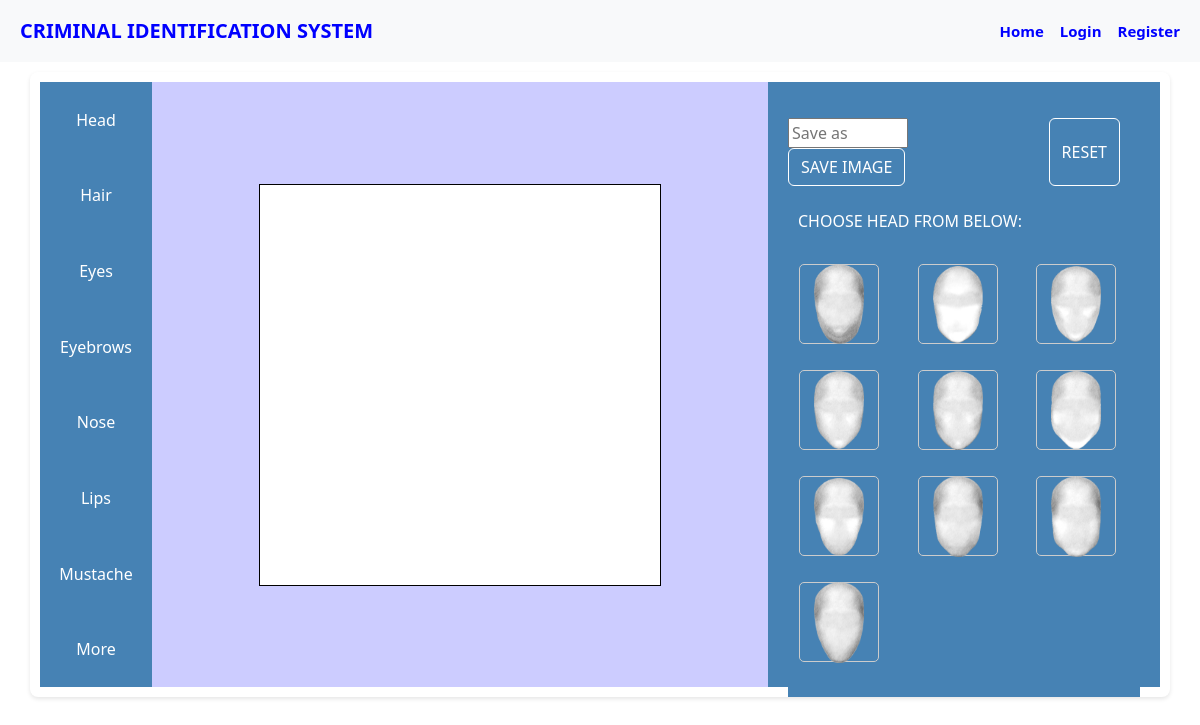
/features/head/, run on the app's committed database.
### FaceRecognition/models.py (models this page shows, shortened)
class Feature(models.Model):
    name = models.CharField(max_length=250, unique=True)
    slug = models.SlugField(max_length=250, unique=True)
    class Meta:
        ordering=('name',)
        verbose_name='feature'
        verbose_name_plural='features'

class FeatureOption(models.Model):
    feature = models.ForeignKey(Feature, on_delete=models.CASCADE)
    image = models.ImageField(upload_to='feature_options/')

### FaceRecognition/views.py (the view)
# urls.py: path('features/<slug:feature_slug>/', views.feature_detail, name='feature_detail'),
def feature_detail(request, feature_slug):
    feature = Feature.objects.get(slug=feature_slug)
    feature_options = FeatureOption.objects.filter(feature=feature)
    return render(request, 'sketch_interface.html', {'feature_options': feature_options,'feature':feature})

### templates/sketch_interface.html (shortened to what this page needs)
{% load static %}
<!DOCTYPE html>
<html lang="en">
<head>
    <link href="{% static 'css/bootstrap.min.css' %}" rel="stylesheet">
    <link rel="stylesheet" href="{%static 'css/style.css' %}">
</head>
<body>
{% include 'navbar.html' %}
<div class="container">
    <div class="narrow-section">
        <p><a href="{% url 'feature_detail' 'head' %}" style="color: white; text-decoration: none;">Head</a></p>
        <p><a href="{% url 'feature_detail' 'hair' %}" style="color: white; text-decoration: none;">Hair</a></p>
        <p><a href="{% url 'feature_detail' 'eyes' %}" style="color: white; text-decoration: none;">Eyes</a></p>
        <p><a href="{% url 'feature_detail' 'eyebrows' %}" style="color: white; text-decoration: none;">Eyebrows</a></p>
        <p><a href="{% url 'feature_detail' 'nose' %}" style="color: white; text-decoration: none;">Nose</a></p>
        <p><a href="{% url 'feature_detail' 'lips' %}" style="color: white; text-decoration: none;">Lips</a></p>
        <p><a href="{% url 'feature_detail' 'mustache' %}" style="color: white; text-decoration: none;">Mustache</a></p>
        <p><a href="{% url 'feature_detail' 'more' %}" style="color: white; text-decoration: none;">More</a></p>
    </div>
    <div class="middle-section">
        <canvas id="sketch-canvas" width="400" height="400"  ondrop="drop(event)" ondragover="allowDrop(event)">
        </canvas><br>
    </div>
    <div class="wide-section">
        <div class="d-flex justify-content-center mt-3">
            <form id="save-image-form" method="post" action="{% url 'save_image' %}">
                <input type="text" name="image_name" id="image-name" placeholder="Save as" style="width: 120px;">
            <button type="button" class="btn btn-primary custom-btn mr-4" onclick="saveImage()">SAVE IMAGE</button>
            </form>
            <button id="reset-button" class="btn btn-danger custom-btn mr-4">RESET</button>
        </div>
        {% if feature_options %}
        <div class="container-fluid mt-3 wide-container">
            <div class="row">
                <div class="col-12">
                    <h6 style="color: white;">CHOOSE {{ feature.name|upper }} FROM BELOW:</h6>
                </div>
            </div><br>
            <div class="row">
                {% for feature_option in feature_options %}
                    <div class="col-md-4 mb-4">
                        <div class="image-box">
                            <img src="{{ feature_option.image.url }}" class="img-fluid feature-option" data-url="{{ feature_option.image.url }}" width="50" height="50" alt="{{ feature_option.feature.name }}" draggable="true">
                        </div>
                    </div>
                {% endfor %}
            </div>
        </div>
        {% endif %}
    </div>
</div>
<script>
    // Get a reference to the reset button
    const resetButton = document.getElementById('reset-button');
    // Add an event listener to the button
    resetButton.addEventListener('click', function() {
    // Clear the canvas
    const canvas = document.getElementById('sketch-canvas');
    const ctx = canvas.getContext('2d');
    ctx.clearRect(0, 0, canvas.width, canvas.height);
    localStorage.removeItem('sketch_image');
     });
</script>
</body>
</html>

### templates/navbar.html (shortened to what this page needs)
{% load static %}
<nav class="navbar navbar-expand-lg navbar-light bg-light">
  <div class="container-fluid">
    <div class="collapse navbar-collapse" id="navbarSupportedContent">
      <ul class="navbar-nav me-auto mb-2 mb-lg-0">
         <li class="nav-item">
          <a class="nav-link" href="#" style="color:blue;font-size:20px;"><b>CRIMINAL IDENTIFICATION SYSTEM</b></a>
        </li>
      </ul>
      <ul class="navbar-nav ms-auto mb-2 mb-lg-0">
        <li class="nav-item">
          <a class="nav-link" href="/" style="color:blue;font-size:15px;"><b>Home</b></a>
        </li>
        {% if user.is_authenticated %}
        <li class="nav-item">
          <a class="nav-link" href="#" style="color:Black;font-size:15px;">Hi {{user.username}}</a>
        </li>
         <li class="nav-item">
          <a class="nav-link" href="logout" style="color:blue;font-size:15px;">Logout</a>
        </li>
        {% else %}
         <li class="nav-item">
          <a class="nav-link" href="login" style="color:blue;font-size:15px;"><b>Login</b></a>
        </li>
          <li class="nav-item">
          <a class="nav-link" href="register" style="color:blue;font-size:15px;"><b>Register</b></a>
          </li>
        {% endif %}
      </ul>
      </div>
    </div>
</nav>

### static/css/style.css (style rules this page uses)
.container { margin: 10px auto; padding: 10px; background-color: #fff; border-radius: 8px; box-shadow: 0 2px 4px rgba(0, 0, 0, 0.1); display: flex; flex-direction: row; width: 100%; height:625px; }
.narrow-section { width: 10%; background-color: #4682B4; display: flex; flex-direction: column; align-items: center; }
.narrow-section p { color: white; margin: 0; flex: 1; display: flex; align-items: center; justify-content: center; }
.middle-section { width: 55%; background-color: #CCCCFF; display: flex; justify-content: center; align-items: center; }
#sketch-canvas { border: 1px solid #000000; background-color: #ffffff; display: flex; align-items: center; justify-content: center; }
.wide-section { width: 35%; background-color: #4682B4; justify-content: center; align-items: center; padding: 20px; }
.wide-container { background-color: inherit; padding: 10px; }
.custom-btn { background-color: #4682B4; color: #fff; border-color: #fff; margin-right:20px; }
.image-box { border: 1px solid #ccc; padding: 1px; border-radius: 5px; width: 80px; height: 80px; margin: 1px; display: flex; justify-content: center; align-items: center; }
#image-name { width: 100px; }

### data on the page
Feature: name "HEAD"
FeatureOption: image (picture)
FeatureOption: image (picture)
FeatureOption: image (picture)
FeatureOption: image (picture)
FeatureOption: image (picture)
FeatureOption: image (picture)
FeatureOption: image (picture)
FeatureOption: image (picture)
FeatureOption: image (picture)
FeatureOption: image (picture)
